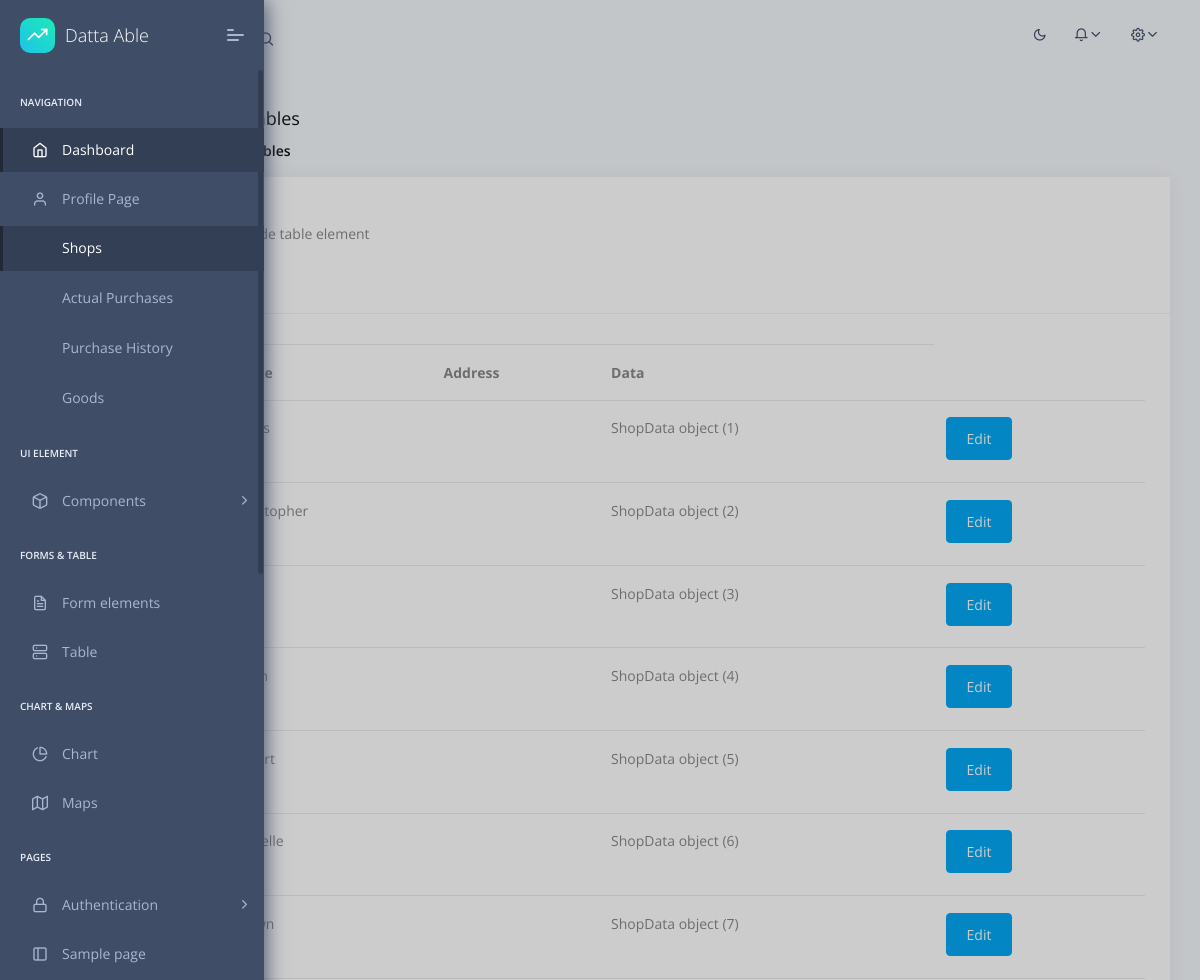
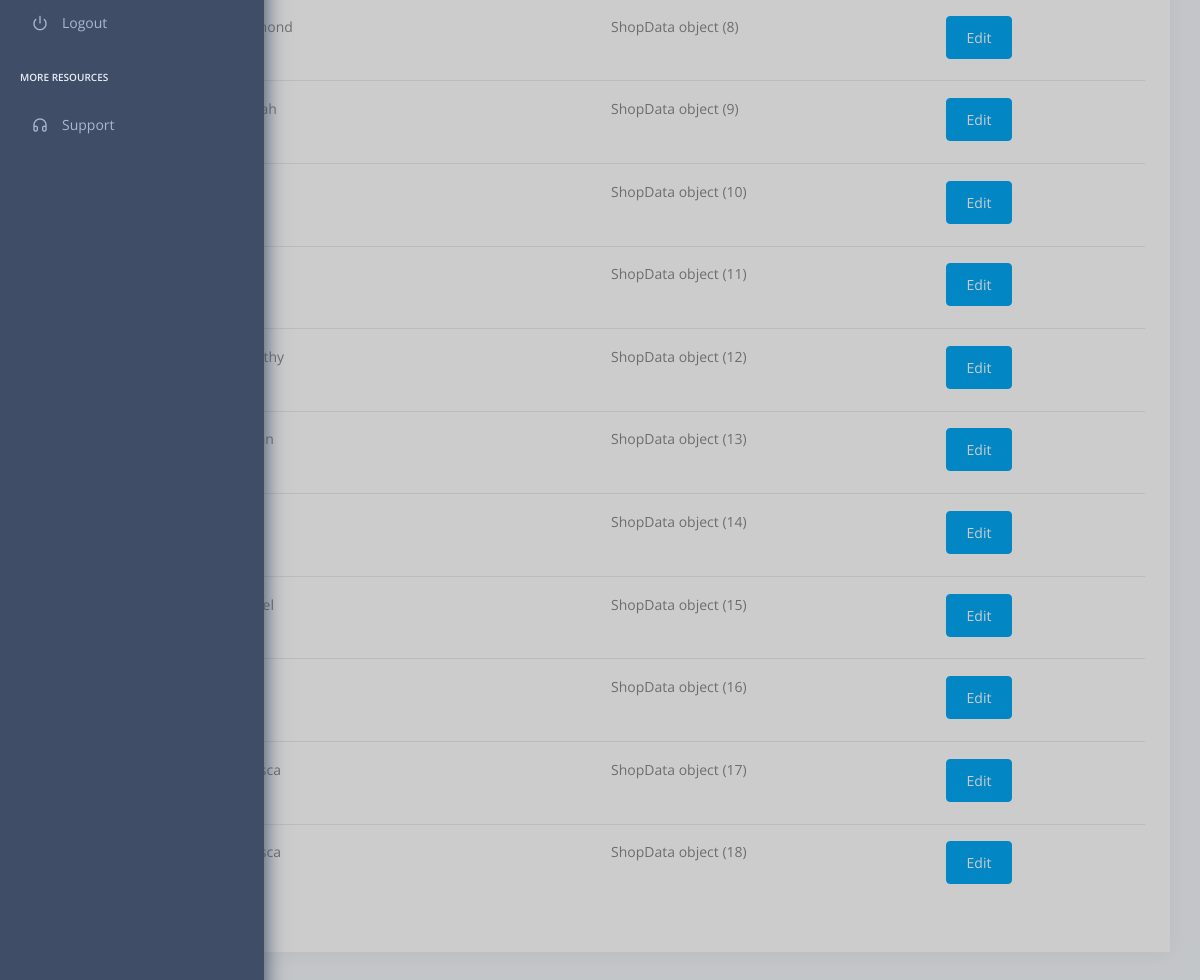
The app's page /dashboard/shop/ (signed in) with its own data (2 pictures, top to bottom).
### SmartShop/models.py (models this page shows, shortened)
class SoftDeleteModel(models.Model):
    deleted_at = models.DateTimeField(null=True, default=None)
    objects = SoftDeleteManager()
    all_objects = models.Manager()
    class Meta:
        abstract = True

class Shop(SoftDeleteModel):
    name = models.CharField(max_length=100)
    owner = models.ForeignKey(User, on_delete=models.CASCADE)
    data = models.ForeignKey(ShopData, on_delete=models.CASCADE)

class ShopData(SoftDeleteModel):
    name = models.CharField(max_length=100)
    owner = models.ForeignKey(User, on_delete=models.CASCADE)
    open = models.BooleanField(default = False)
    street = models.CharField(max_length=100)
    city = models.CharField(max_length=100)
    state = models.CharField(max_length=100)
    zip_code = models.CharField(max_length=10)

### dashboard/decorators.py (the view)
        def wrapper(request, *args, **kwargs):
            if request.user.groups.filter(name__in=group_names).exists():
                return view_func(request, *args, **kwargs)
            else:
                raise PermissionDenied

### SmartShop/models.py (called while the page is built)
    def get_queryset(self):
        return super().get_queryset().filter(deleted_at__isnull=True)

### dashboard/tables/shop/views.py (called while the page is built)
@login_required()
@group_required(['groupOwner'])
def shop_index(request):
    shops = Shop.objects.all()
    context = {
        'segment': 'shop_index',
        'shops': shops,
        'form': ShopForm()
    }
    html_template = loader.get_template('dashboard/tables/shop/index.html')
    return HttpResponse(html_template.render(context, request))

### templates/dashboard/tables/shop/index.html (shortened to what this page needs)
{% extends "layouts/base.html" %}
{% block content %}
    <section class="pcoded-main-container">
        <div class="pcoded-wrapper">
            <div class="pcoded-content">
                <div class="pcoded-inner-content">
                    <div class="page-header">
                        <div class="page-block">
                            <div class="row align-items-center">
                                <div class="col-md-12">
                                    <div class="page-header-title">
                                        <h5 class="m-b-10">Bootstrap Basic Tables</h5>
                                    </div>
                                    <ul class="breadcrumb">
                                        <li class="breadcrumb-item"><a href="/"></a></li>
                                        <li class="breadcrumb-item"><a href="#!">Tables</a></li>
                                        <li class="breadcrumb-item"><a href="javascript:">Basic Tables</a></li>
                                    </ul>
                                </div>
                            </div>
                        </div>
                    </div>
                    <div class="main-body">
                        <div class="page-wrapper">
                            <div class="row">
                                <div class="col-xl-12">
                                    <div class="card">
                                        <div class="card-header">
                                            <h5>Basic Table</h5>
                                            <span class="d-block m-t-5">use class <code>table</code> inside table element</span>
                                            <button class="btn btn-primary create-button" data-toggle="modal" data-target="#dashboard-form-modal" data-url="{% url 'dashboard:shop_create' %}">Create</button>
                                        </div>
                                        <div class="card-block table-border-style">
                                            <div class="table-responsive">
                                                <table class="table">
                                                    <thead>
                                                        <tr>
                                                            <th>#</th>
                                                            <th>Name</th>
                                                            <th>Address</th>
                                                            <th>Data</th>
                                                        </tr>
                                                    </thead>
                                                    <tbody>
                                                        {% for shop in shops %}
                                                            <tr>
                                                                <th scope="row">{{ shop.pk }}</th>
                                                                <td>{{ shop.name }}</td>
                                                                <td>{{ shop.address }}</td>
                                                                <td>{{ shop.data }}</td>
                                                                <td>
                                                                    <button class="btn btn-primary edit-button" data-url="{% url 'dashboard:shop_edit' pk=shop.pk %}">Edit</button>
                                                                </td>
                                                            </tr>
                                                        {% endfor %}
                                                    </tbody>
                                                </table>
                                            </div>
                                        </div>
                                    </div>
                                </div>
                            </div>
                        </div>
                    </div>
                </div>
            </div>
        </div>
    </section>
{% endblock content %}

### templates/layouts/base.html (shortened to what this page needs)
<!DOCTYPE html>
<html lang="en">
<head>
    {% load static %}
    <link rel="stylesheet" href="/static/assets/fonts/fontawesome/css/fontawesome-all.min.css">
    <link rel="stylesheet" href="/static/assets/plugins/animation/css/animate.min.css">
    <link rel="stylesheet" href="/static/assets/css/style.css">
    <link rel="stylesheet" href="/static/assets/css/dark.css">
</head>
<body>
    {% include 'includes/sidebar.html' %}
    {% include 'includes/navigation.html' %}
    {% block content %}{% endblock content %}
</body>
</html>

### templates/includes/sidebar.html (shortened to what this page needs)
<nav class="pcoded-navbar">
    <div class="navbar-wrapper">
        <div class="navbar-brand header-logo">
            <a href="{% url 'dashboard:pages' %}/" class="b-brand">
                <div class="b-bg">
                    <i class="feather icon-trending-up"></i>
                </div>
                <span class="b-title">Datta Able</span>
            </a>
            <a class="mobile-menu" id="mobile-collapse" href="{% url 'dashboard:pages' %}javascript:"><span></span></a>
        </div>
        <div class="navbar-content scroll-div">
            <ul class="nav pcoded-inner-navbar">
                <li class="nav-item pcoded-menu-caption">
                    <label>Navigation</label>
                </li>
                <li data-username="dashboard Default Ecommerce CRM Analytics Crypto Project"
                    class="nav-item {% if 'index' in segment %} active {% endif %}">
                    <a href="{% url 'dashboard:pages' %}/" class="nav-link "><span class="pcoded-micon"><i class="feather icon-home"></i></span><span
                            class="pcoded-mtext">Dashboard</span></a>
                </li>
                <li data-username="Profile Page"
                    class="nav-item {% if 'profile' in segment %} active {% endif %}">
                    <a href="{% url 'dashboard:pages' %}/profile.html" class="nav-link">
                        <span class="pcoded-micon"><i class="feather icon-user"></i></span>
                            <span class="pcoded-mtext">Profile Page</span></a>
                </li>
                <li data-username="Shop Dashboard Page"
                    class="nav-item {% if 'shop_index' in segment %} active {% endif %}">
                    <a href="{% url 'dashboard:shop_index' %}" class="nav-link">
                        <span class="pcoded-micon"></span>
                            <span class="pcoded-mtext">Shops</span></a>
                </li>
                <li data-username="Shop Dashboard Page"
                    class="nav-item {% if 'actual_purchase_index' in segment %} active {% endif %}">
                    <a href="{% url 'dashboard:actual_purchase_index' %}" class="nav-link">
                        <span class="pcoded-micon"></span>
                            <span class="pcoded-mtext">Actual Purchases</span></a>
                </li>
                <li data-username="Shop Dashboard Page"
                    class="nav-item {% if 'purchase_history_index' in segment %} active {% endif %}">
                    <a href="{% url 'dashboard:purchase_history_index' %}" class="nav-link">
                        <span class="pcoded-micon"></span>
                            <span class="pcoded-mtext">Purchase History</span></a>
                </li>
                <li data-username="Shop Dashboard Page"
                    class="nav-item {% if 'good_index' in segment %} active {% endif %}">
                    <a href="{% url 'dashboard:good_index' %}" class="nav-link">
                        <span class="pcoded-micon"></span>
                            <span class="pcoded-mtext">Goods</span></a>
                </li>
                <li class="nav-item pcoded-menu-caption">
                    <label>UI Element</label>
                </li>
                <li data-username="basic components Button Alert Badges breadcrumb Paggination progress Tooltip popovers Carousel Cards Collapse Tabs pills Modal Grid System Typography Extra Shadows Embeds"
                    class="nav-item pcoded-hasmenu ">
                    <a href="{% url 'dashboard:pages' %}javascript:" class="nav-link "><span class="pcoded-micon"><i class="feather icon-box"></i></span><span
                            class="pcoded-mtext">Components</span></a>
                </li>
                <li class="nav-item pcoded-menu-caption">
                    <label>Forms & table</label>
                </li>
                <li data-username="form elements advance componant validation masking wizard picker select"
                    class="nav-item {% if 'form_elements' in segment %} active {% endif %}">
                    <a href="{% url 'dashboard:pages' %}{% url 'dashboard:pages' %}form_elements.html" class="nav-link "><span class="pcoded-micon"><i
                            class="feather icon-file-text"></i></span><span
                            class="pcoded-mtext">Form elements</span></a>
                </li>
                <li data-username="Table bootstrap datatable footable"
                    class="nav-item {% if 'tbl_bootstrap' in segment %} active {% endif %}">
                    <a href="{% url 'dashboard:pages' %}/tbl_bootstrap.html" class="nav-link "><span class="pcoded-micon"><i
                            class="feather icon-server"></i></span><span class="pcoded-mtext">Table</span></a>
                </li>
                <li class="nav-item pcoded-menu-caption">
                    <label>Chart & Maps</label>
                </li>
                <li data-username="Charts Morris"
                    class="nav-item {% if 'chart-morris' in segment %} active {% endif %}">
                    <a href="{% url 'dashboard:pages' %}/chart-morris.html" class="nav-link "><span
                        class="pcoded-micon"><i class="feather icon-pie-chart"></i></span><span class="pcoded-mtext">Chart</span></a>
                </li>
                <li data-username="Maps Google"
                    class="nav-item {% if 'map-google' in segment %} active {% endif %}">
                    <a href="{% url 'dashboard:pages' %}/map-google.html" class="nav-link "><span
                        class="pcoded-micon"><i class="feather icon-map"></i></span><span
                        class="pcoded-mtext">Maps</span></a></li>
                <li class="nav-item pcoded-menu-caption">
                    <label>Pages</label>
                </li>
                <li data-username="Authentication Sign up Sign in reset password Change password Personal information profile settings map form subscribe"
                    class="nav-item pcoded-hasmenu">
                    <a href="{% url 'dashboard:pages' %}javascript:" class="nav-link "><span class="pcoded-micon"><i class="feather icon-lock"></i></span><span
                            class="pcoded-mtext">Authentication</span></a>
                </li>
                <li data-username="Sample Page" class="nav-item"><a href="{% url 'dashboard:pages' %}/page-blank.html" class="nav-link"><span
                        class="pcoded-micon"><i class="feather icon-sidebar"></i></span><span class="pcoded-mtext">Sample page</span></a>
                </li>
                <li data-username="Disabled Menu" class="nav-item">
                    <a href="{% url 'auth:logout' %}" class="nav-link">
                        <span class="pcoded-micon"><i class="feather icon-power"></i></span><span class="pcoded-mtext">Logout</span>
                    </a>
                </li>
                <li class="nav-item pcoded-menu-caption">
                    <label>More Resources</label>
                </li>
                <li data-username="Support Page" class="nav-item ">
                    <a target="_blank" href="{% url 'dashboard:pages' %}https://appseed.us/support" class="nav-link">
                        <span class="pcoded-micon">
                            <i class="feather icon-headphones"></i>
                        </span>
                        <span class="pcoded-mtext">Support</span>
                    </a>
                </li>
            </ul>
        </div>
    </div>
</nav>

### templates/includes/navigation.html (shortened to what this page needs)
<header class="navbar pcoded-header navbar-expand-lg navbar-light">
    <div class="collapse navbar-collapse">
        <ul class="navbar-nav mr-auto">
            <li><a href="javascript:" class="full-screen" onclick="javascript:toggleFullScreen()"></a></li>
            <li class="nav-item dropdown">
                <a class="dropdown-toggle" href="javascript:" data-toggle="dropdown">Dropdown</a>
            </li>
            <li class="nav-item">
                <div class="main-search">
                    <div class="input-group">
                        <span class="input-group-append search-btn btn btn-primary">
                                <i class="feather icon-search input-group-text"></i>
                            </span>
                    </div>
                </div>
            </li>
        </ul>
        <ul class="navbar-nav ml-auto">
            <li>
                <label>
                    <i class="icon feather icon-sun" id="theme-indicator"></i>
                </label>
            </li>
            <li>
                <div class="dropdown">
                    <a class="dropdown-toggle" href="javascript:" data-toggle="dropdown"><i
                            class="icon feather icon-bell"></i></a>
                </div>
            </li>
            <li>
                <div class="dropdown drp-user">
                    <a href="javascript:" class="dropdown-toggle" data-toggle="dropdown">
                        <i class="icon feather icon-settings"></i>
                    </a>
                </div>
            </li>
        </ul>
    </div>
</header>

### static/assets/css/dark.css (style rules this page uses)
#theme-indicator { cursor: pointer; }
.pcoded-header label { color: #3f4d67; }

### records on screen
Shop: data "ShopData object (1)"
Shop: name "Christopher", data "ShopData object (2)"
Shop: data "ShopData object (3)"
Shop: data "ShopData object (4)"
Shop: data "ShopData object (5)"
Shop: data "ShopData object (6)"
Shop: data "ShopData object (7)"
Shop: data "ShopData object (8)"
Shop: data "ShopData object (9)"
Shop: data "ShopData object (10)"
Shop: data "ShopData object (11)"
Shop: data "ShopData object (12)"
Shop: data "ShopData object (13)"
Shop: data "ShopData object (14)"
Shop: data "ShopData object (15)"
Shop: data "ShopData object (16)"
Shop: data "ShopData object (17)"
Shop: data "ShopData object (18)"
